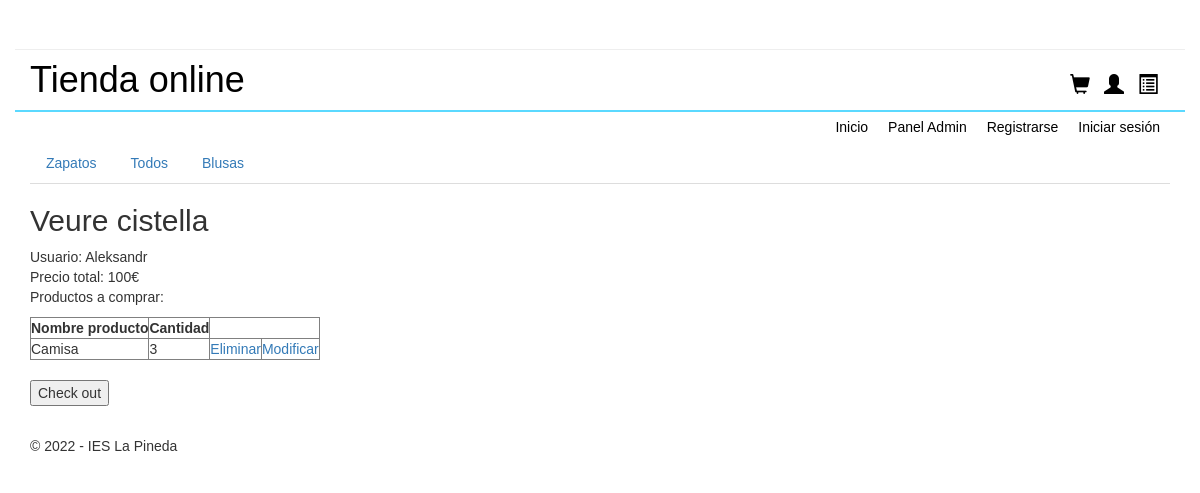
/index.php?controller=UsuarioCesta&action=iniciarModificarCesta (signed in), run on an earlier commit of the app's database.
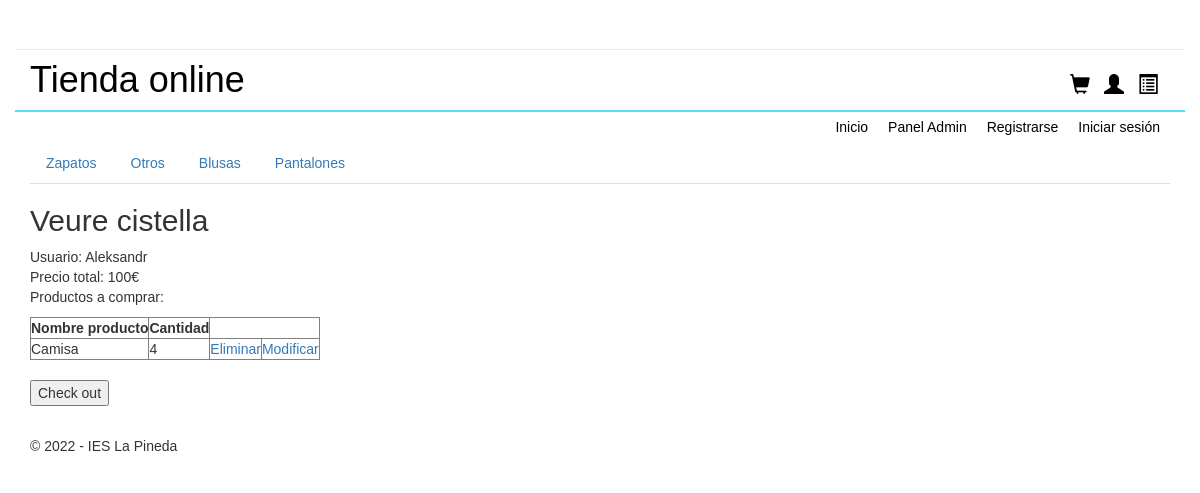
And on a later commit of the database.
### tables this page shows
CREATE TABLE `categorias` (
  `id_categoria` int(255) NOT NULL,
  `nombre` varchar(255) NOT NULL,
  `descripcion` varchar(255) NOT NULL,
  `isactive` int(1) NOT NULL
);

CREATE TABLE `productos` (
  `id_producto` int(11) NOT NULL,
  `nombre` varchar(255) NOT NULL,
  `descripcion` varchar(255) NOT NULL,
  `cantidad` int(255) NOT NULL,
  `precio` float NOT NULL,
  `categoria` int(255) NOT NULL,
  `foto` varchar(255) NOT NULL,
  `isactive` int(1) NOT NULL
);

### models/database.php (called while the page is built, shortened)
<?php
class Database{
    public function __construct(){
        $servername = "localhost";
        $dbname= "botiga";
        $username = "root";
        $password = "";
		$this->db = new PDO("mysql:host=$servername;dbname=$dbname",$username, $password);
    }
}

### models/category.php (called while the page is built, shortened)
<?php
require_once("models/database.php");
class Category extends Database
{
    function conectar()
    {
        $this->db->query("SET NAMES 'utf8'");
    }
    function mostrarCategorias()
    {
        $stmt = $this->db->prepare("SELECT * FROM categorias");
        $categories = array();
        if ($stmt->execute()) {
            while ($row = $stmt->fetch(PDO::FETCH_ASSOC)) {
                $categories[] = $row;
            }
        }
        return $categories;
    }
}

### models/cesta.php (called while the page is built, shortened)
<?php
require_once("database.php");
class Cesta extends Database
{
    private $id_cesta;
    private $fk_id_usuario;
    private $lista_productos;
    function getIdCesta()
    {
        return $this->id_cesta;
    }
    function getListaProductos()
    {
        return $this->lista_productos;
    }
    function setFkIdUsuario($fk_id_usuario)
    {
        $this->fk_id_usuario = $fk_id_usuario;
    }
    function conectar()
    {
        $this->db->query("SET NAMES 'utf8'");
    }
    function fetchCesta()
    {
        $sql = "SELECT * FROM cestas WHERE fk_id_usuario = " . $this->fk_id_usuario;
        $result = $this->db->query($sql);
        if ($result->rowCount() > 0) {
            $sql = "SELECT * FROM cestas WHERE fk_id_usuario = " . $this->fk_id_usuario;
            $result = $this->db->query($sql);
            $row = $result->fetch(PDO::FETCH_ASSOC);
            $this->fk_id_usuario = $row['fk_id_usuario'];
            $this->id_cesta = $row['id_cesta'];
            $sql = "SELECT * FROM cesta_productos WHERE fk_id_cesta = " . $this->id_cesta;
            $result = $this->db->query($sql);
            for ($i = 0; $i < $result->rowCount(); $i++) {
                $row = $result->fetch(PDO::FETCH_ASSOC);
                $id_producto = $row['fk_id_producto'];
                $sql = "SELECT * FROM productos WHERE id_producto = " . $id_producto;
                $result2 = $this->db->query($sql);
                $row2 = $result2->fetch(PDO::FETCH_ASSOC);
                $this->lista_productos[$i]['nombre'] = $row2['nombre'];
                $this->lista_productos[$i]['fk_id_producto'] = $row2['id_producto'];
                $this->lista_productos[$i]['cantidad'] = $row['cantidad'];
            }
        }
    }
}

### views/general/menu.php (the view)
<?php
if (isset($_SESSION['user_id']) && $_SESSION['role'] !== 'admin') {
    echo "Bienvenido, ".$nombre_usuario['nombre'];
    echo "<br>";
    echo "<a href='index.php?controller=Usuario&action=logout'>Cerrar sesión</a>";
}
else {
    echo "<a class='menuira' href='index.php?controller=Usuario&action=loginUsuario'>Iniciar sesión</a><br>";
    echo "<a class='menuira isa' href='index.php?controller=Usuario&action=registrarUsuario'>Registrarse</a>";
}
?>
<ul id="menuiralis">
    <li> <a class="menuira isa" href= "admin/admin.php">Panel Admin</a></li>
    <li> <a class="menuira isa" href= "index.php">Inicio </a></li>
</ul>
<?php
if (isset($categorias)) {
    echo "<ul class='nav nav-tabs'>";
    foreach ($categorias as $categoria) {
        if (isset($_GET['id_categoria'])) {
            if ($categoria['id_categoria'] == $_GET['id_categoria']) {
                echo "<li class='nav-item active'>";
            } else if ($categoria['id_categoria'] == $_GET['id_categoria'] && $categoria['id_categoria'] == 1) {
                echo "<li class='nav-item active'>";
            } else {
                echo "<li class='nav-item'>";
            }
        } else {
            echo "<li class='nav-item'>";
        }
        echo "<a class='nav-link' href='index.php?controller=Usuario&action=mostrarCategoria&id_categoria=" . $categoria['id_categoria'] . "'>" . $categoria['nombre'] . "</a>";
        echo "</li>";
    }
    echo "</ul>";
} else {
    echo "No hay categorias";
}
?>

### views/usuarios/mostrarProductosCesta.php (shortened to what this page needs)
<?php
  if (isset($_SESSION['role'])) {
   echo "<table border='1'>";
    echo "<p>Productos a comprar:</p>";
    echo "<table border='1'>";
    echo "<tr>";
    echo "<th>Nombre producto</th>";
    echo "<th>Cantidad</th>";
    echo "</tr>";
    if (isset($todosLosProductosCesta)) {
      foreach ($todosLosProductosCesta as $producto) {
        echo "<tr>";
        echo "<td>". $producto['nombre'] . "</td>";
        echo "<td>". $producto['cantidad'] . "</td>";
        echo "<td><a href='?controller=UsuarioCesta&action=eliminarProductoCesta&fk_id_producto=".$producto['fk_id_producto']."&fk_id_cesta=".$cesta->getIdCesta()."&cantidad=".$producto['cantidad']."'>Eliminar</a></td>";
        echo "<td><a href='?controller=UsuarioCesta&action=iniciarModificarProductoCesta&fk_id_producto=".$producto['fk_id_producto']."&fk_id_cesta=".$cesta->getIdCesta()."&cantidad=".$producto['cantidad']."'>Modificar</a></td>";
        echo "</tr>";
    }
    }
    echo "</table>";
} else {
  echo "<p>Debes ser administrador para ver esta pagina</p>";
  header("Refresh:3; url=admin.php");
}
?>

What changed in the data, as far as the page shows it:
changed categorias: nombre "Todos" → "Otros"
added categorias: nombre "Pantalones"
changed productos "Camisa": cantidad "3" → "4"
